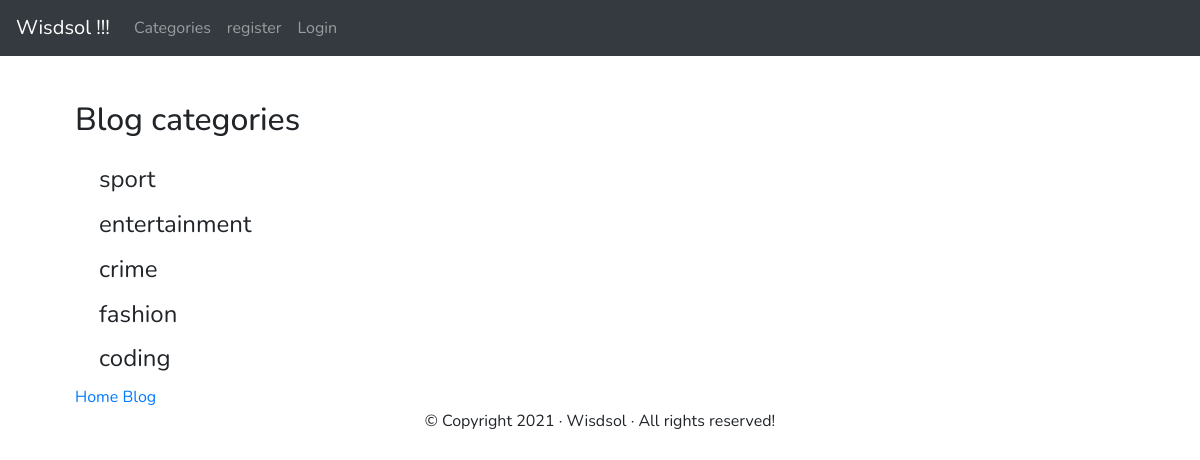
The app's page /blog/category-list/, older data.
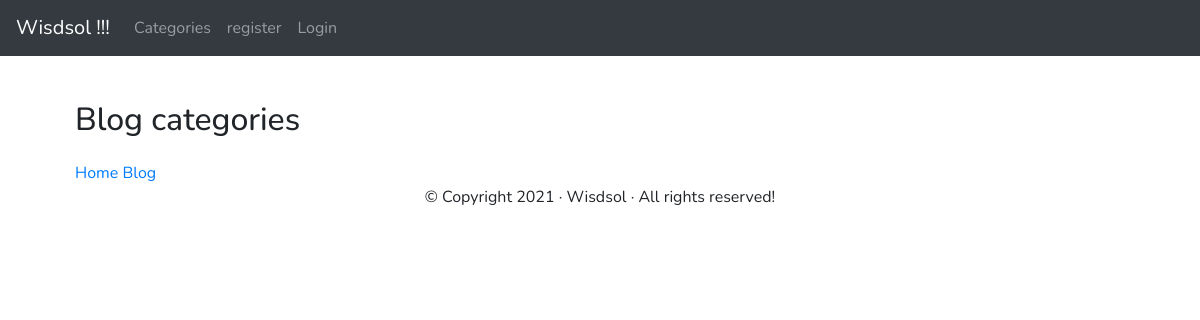
The same page, newer data.
### blog/models.py (models this page shows, shortened)
class Category(models.Model):
     name = models.CharField(max_length=255)
     def __str__(self):
         return self.name

### blog/views.py (the view)
# urls.py: path('category-list/',CategoryListView,name='category-list'),
def CategoryListView(request):
	cat_menu_list=Category.objects.all()
	return render(request,'category_list.html',{'cat_menu_list':cat_menu_list})

### blog/templates/category_list.html (shortened to what this page needs)
{% extends 'base.html' %}
{% block content%}
    <h1>Blog categories</h1>
    {%for item in cat_menu_list %}
        <h4><a class="dropdown-item" href="{%url 'blog:category' item|slugify %}">
        {{item}}</a></h4>
    {%endfor%}
{% endblock %}

Row changes from the older to the newer data that the page shows:
removed Category: name "sport"
removed Category: name "entertainment"
removed Category: name "crime"
removed Category: name "fashion"
removed Category: name "coding"
